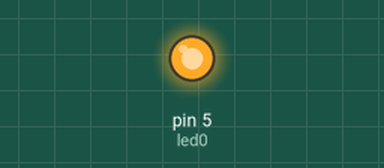
The sketch below on a simulated Arduino Uno, built with avr-gcc and run on an emulated ATmega328P. On the bench: output pins drawn as LEDs (lit = HIGH).

Above: at 0.1 s.
At 29.6 s:
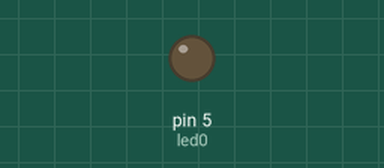
Timing chart, 0 to 31.1 s (numbered marks = the images above):
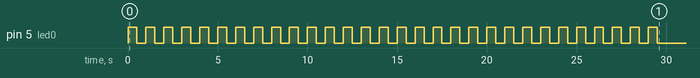

The sketch:

Exercici_007__segon_programa_.ino
```cpp
/****************************************************************
**                                                             **
**                            TÍTOL:                           **
**                  Nom represenatiu del programa              **
**                                                             **
** NOM: Nom de l'Alumne                       DATA: xx/xx/20xx **
****************************************************************/
//************************** INCLUDE ****************************


//************************* VARIABLES ***************************
const byte led0 = 5;    // donar nom al led connectant al pin nº5

//*************************** SETUP *****************************

void setup()
{
  pinMode(led0, OUTPUT);

  for(int i = 0; i < 30; i++)
  {
    digitalWrite(led0, HIGH);
    delay(500);
    digitalWrite(led0, LOW);
    delay(500);
  }
}

//*************************** LOOP ******************************
void loop()
{
  // put your main code here, to run repeatedly:
}

//************************* FUNCIONS ****************************
```
